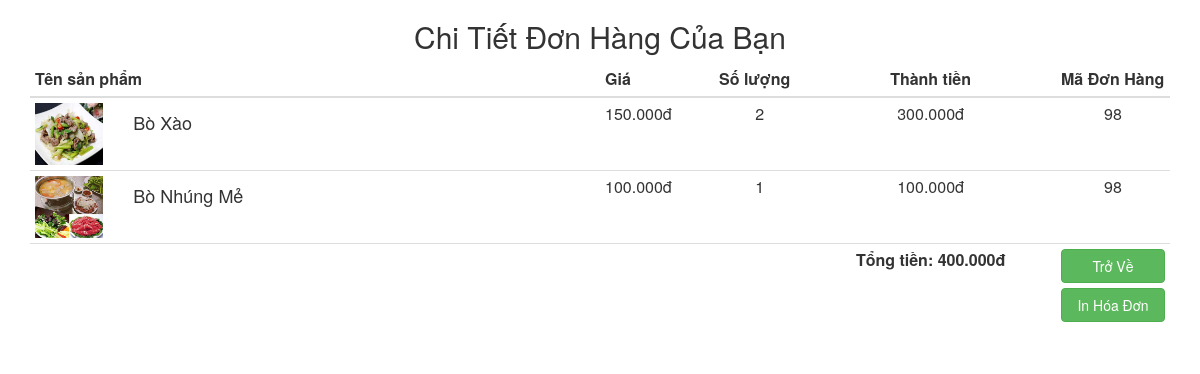
The app's page /quantri/chitietdonhangdangxuly.php?id=98 with its own data.
### tables this page shows
CREATE TABLE `chitiet_donhang` (
  `id` int(11) NOT NULL,
  `id_san_pham` int(11) NOT NULL,
  `so_luong` int(11) NOT NULL,
  `id_don_hangg` int(11) NOT NULL,
  `ten_sanpham` varchar(50) NOT NULL,
  `gia` int(11) NOT NULL,
  `anh_sanpham` varchar(200) NOT NULL
);

### quantri/chitietdonhangdangxuly.php (the view, shortened to what this page needs)
<?php
    require_once "../ketnoi.php";
    $id_donhang = isset($_GET['id']) ? $_GET['id'] : '';
?>
<html>
<head>
    <link rel="stylesheet" href="css/chitiet_donhang.css">
    <link rel="stylesheet" href="https://maxcdn.bootstrapcdn.com/bootstrap/3.3.5/css/bootstrap.min.css">
</head>
<body>
    <h2 class="text-center">Chi Tiết Đơn Hàng Của Bạn</h2>
    <div class="container">
        <table id="cart" class="table table-hover table-condensed">
            <thead>
                <tr>
                    <th style="width:50%">Tên sản phẩm</th>
                    <th style="width:10%">Giá</th>
                    <th style="width:8%">Số lượng</th>
                    <th style="width:22%" class="text-center">Thành tiền</th>
                    <th>Mã Đơn Hàng</th>
                </tr>
            </thead>
            <tbody>
                <?php
                    $sql = "SELECT * FROM `chitiet_donhang` WHERE id_don_hangg = '$id_donhang'";
                    $query = mysqli_query($conn,$sql);
                    $tong = 0;
                    while($row= mysqli_fetch_array($query)){
                        ?>
                <tr>
                    <td data-th="Product">
                        <div class="row">
                            <div class="col-sm-2 hidden-xs"><img src="../images/<?php echo $row['anh_sanpham']; ?>" alt="Sản phẩm 1" class="img-responsive" width="100">
                            </div>
                            <div class="col-sm-10">
                                <h4 class="nomargin"><?php echo $row['ten_sanpham']; ?></h4>
                            </div>
                        </div>
                    </td>
                    <td data-th="Price"><?php echo number_format($row['gia'] ,0,",","."); ?>đ</td>
                    <td align="center" data-th="Quantity"><?php echo $row['so_luong']; ?>
                    </td>
                    <?php $tien =  $row['gia'] * $row['so_luong'];?>
                    <?php $tong += $tien; ?>
                    <td data-th="Subtotal" class="text-center"><?php echo number_format($tien ,0,",","."); ?>đ</td>
                    <td align="center" class="actions" data-th="">
                        <?php echo $row['id_don_hangg']; ?>
                    </td>
                </tr>
                <?php
                    }
                ?>
            </tbody>
            <tfoot>
                <tr>
                    <td>
                    </td>
                    <td colspan="2" class="hidden-xs"> </td>
                    <td class="hidden-xs text-center"><strong>Tổng tiền: <?php echo number_format($tong ,0,",","."); ?>đ</strong>
                    </td>
                    <td><a href="ds_donhang_dangcho.php" class="btn btn-success btn-block">Trở Về <i class="fa fa-angle-right"></i></a>
                    <a href="inhoadon.php?id=<?php echo $id_donhang ?>" class="btn btn-success btn-block">In Hóa Đơn <i class="fa fa-angle-right"></i></a>
                    </td>
                </tr>
            </tfoot>
        </table>
    </div>
</body>
</html>

### records on screen
chitiet_donhang: anh_sanpham (picture), ten_sanpham "Bò Xào", gia "150.000", so_luong "2", tien "300.000", id_don_hangg "98"
chitiet_donhang: anh_sanpham (picture), ten_sanpham "Bò Nhúng Mẻ", gia "100.000", so_luong "1", tien "100.000", id_don_hangg "98"

### other values on screen
$tong "400.000"
